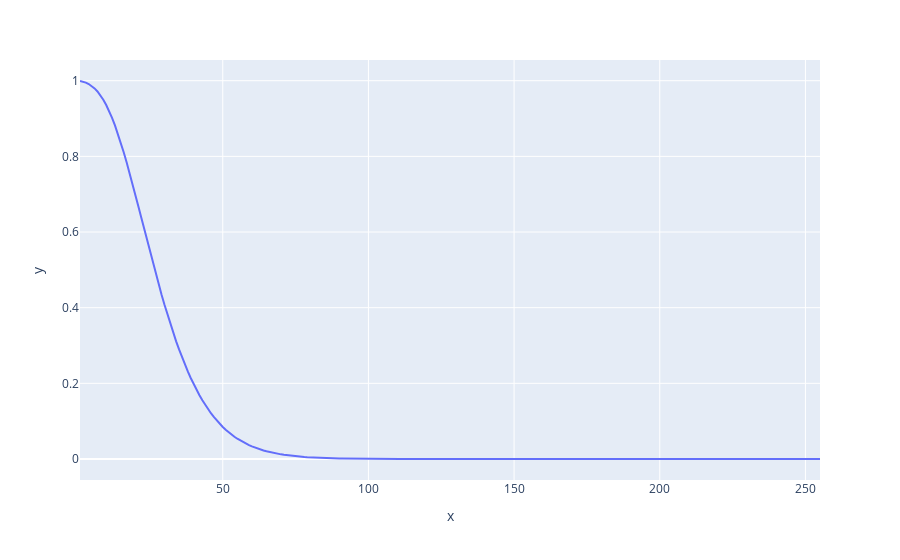

Notebook code cell kept with this figure:
### Code cell
px.line(x = range(1, 256, 1), y = age_prior_survival_vals)

### Figure 1 — Plotly figure (JSON) as saved in the notebook; plotly's stock layout.template omitted (floating-point values rounded to 4 significant figures; data arrays with more than 128 entries replaced by an {"elided": "..."} marker saying what was removed)
{"data": [{"hovertemplate": "x=%{x}<br>y=%{y}<extra></extra>", "legendgroup": "", "line": {"color": "#636efa", "dash": "solid"}, "marker": {"symbol": "circle"}, "mode": "lines", "name": "", "orientation": "v", "showlegend": false, "type": "scatter", "x": {"elided": "255 int values"}, "xaxis": "x", "y": {"elided": "255 float values"}, "yaxis": "y"}], "layout": {"legend": {"tracegroupgap": 0}, "margin": {"t": 60}, "xaxis": {"anchor": "y", "domain": [0, 1], "title": {"text": "x"}}, "yaxis": {"anchor": "x", "domain": [0, 1], "title": {"text": "y"}}}}
